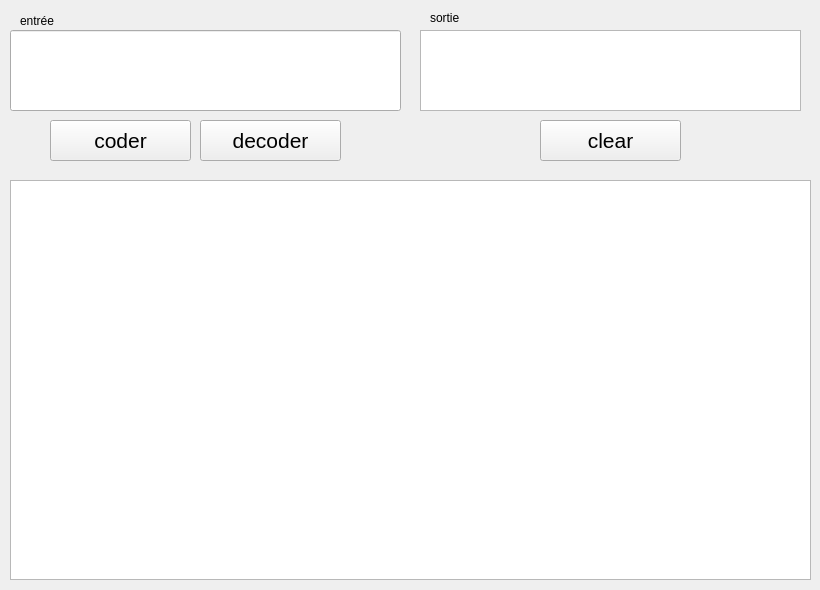
<?xml version="1.0" encoding="UTF-8"?>
<ui version="4.0">
 <class>MainWindow</class>
 <widget class="QMainWindow" name="Huffman">
  <property name="geometry">
   <rect>
    <x>0</x>
    <y>0</y>
    <width>820</width>
    <height>590</height>
   </rect>
  </property>
  <property name="windowTitle">
   <string>Huffman</string>
  </property>
  <widget class="QWidget" name="centralWidget">
   <widget class="QTableWidget" name="tableWidget">
    <property name="geometry">
     <rect>
      <x>10</x>
      <y>180</y>
      <width>801</width>
      <height>400</height>
     </rect>
    </property>
   </widget>
   <widget class="QPushButton" name="pushButton_Code">
    <property name="geometry">
     <rect>
      <x>50</x>
      <y>120</y>
      <width>141</width>
      <height>41</height>
     </rect>
    </property>
    <property name="font">
     <font>
      <pointsize>16</pointsize>
     </font>
    </property>
    <property name="text">
     <string>coder</string>
    </property>
   </widget>
   <widget class="QPushButton" name="pushButton_deCode">
    <property name="geometry">
     <rect>
      <x>200</x>
      <y>120</y>
      <width>141</width>
      <height>41</height>
     </rect>
    </property>
    <property name="font">
     <font>
      <pointsize>16</pointsize>
     </font>
    </property>
    <property name="text">
     <string>decoder</string>
    </property>
   </widget>
   <widget class="QPushButton" name="pushButton_Clear">
    <property name="geometry">
     <rect>
      <x>540</x>
      <y>120</y>
      <width>141</width>
      <height>41</height>
     </rect>
    </property>
    <property name="font">
     <font>
      <pointsize>16</pointsize>
     </font>
    </property>
    <property name="text">
     <string>clear</string>
    </property>
   </widget>
   <widget class="QLineEdit" name="LineEdit_InputData">
    <property name="geometry">
     <rect>
      <x>10</x>
      <y>30</y>
      <width>391</width>
      <height>81</height>
     </rect>
    </property>
   </widget>
   <widget class="QTextEdit" name="textEdit">
    <property name="geometry">
     <rect>
      <x>830</x>
      <y>30</y>
      <width>380</width>
      <height>550</height>
     </rect>
    </property>
    #<property name="readOnly">
     <bool>true</bool>
    </property>
   </widget>   
   <widget class="QLabel" name="label">
    <property name="geometry">
     <rect>
      <x>20</x>
      <y>10</y>
      <width>81</width>
      <height>21</height>
     </rect>
    </property>
    <property name="text">
     <string>entrée</string>
    </property>
   </widget>
   <widget class="QLabel" name="label_2">
    <property name="geometry">
     <rect>
      <x>430</x>
      <y>10</y>
      <width>91</width>
      <height>16</height>
     </rect>
    </property>
    <property name="text">
     <string>sortie</string>
    </property>
   </widget>   
   <widget class="QLabel" name="label_3">
    <property name="geometry">
     <rect>
      <x>840</x>
      <y>10</y>
      <width>90</width>
      <height>21</height>
     </rect>
    </property>
    <property name="text">
     <string>Arbre Binaire</string>
    </property>
   </widget>
   <widget class="QTextEdit" name="textEdit_OutputData">
    <property name="geometry">
     <rect>
      <x>420</x>
      <y>30</y>
      <width>381</width>
      <height>81</height>
     </rect>
    </property>
    <property name="readOnly">
     <bool>true</bool>
    </property>
   </widget>
  </widget> 
 </widget>
 <layoutdefault spacing="6" margin="11"/>
 <resources/>
 <connections/>
</ui>
